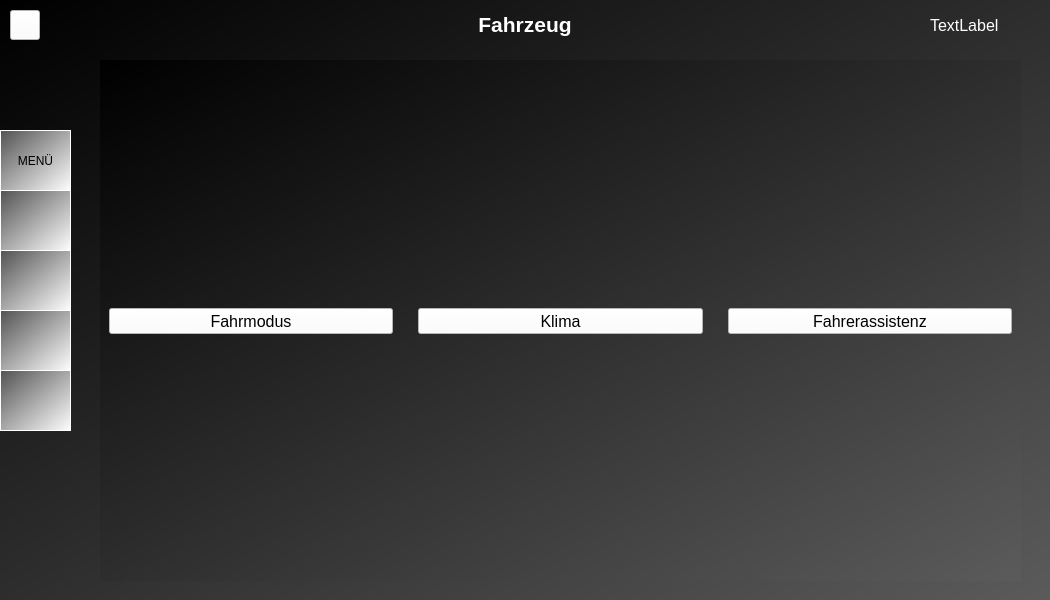
<?xml version="1.0" encoding="UTF-8"?>
<ui version="4.0">
 <class>VehicleWidget</class>
 <widget class="QWidget" name="VehicleWidget">
  <property name="geometry">
   <rect>
    <x>0</x>
    <y>0</y>
    <width>1050</width>
    <height>600</height>
   </rect>
  </property>
  <property name="windowTitle">
   <string>Form</string>
  </property>
  <property name="styleSheet">
   <string notr="true">background-color: qlineargradient(spread:pad, x1:0, y1:0, x2:1, y2:1, stop:0 rgba(0, 0, 0, 255), stop:1 rgba(91, 91, 91, 255));</string>
  </property>
  <widget class="QLabel" name="label">
   <property name="geometry">
    <rect>
     <x>455</x>
     <y>5</y>
     <width>140</width>
     <height>40</height>
    </rect>
   </property>
   <property name="styleSheet">
    <string notr="true">background: transparent;
color: rgb(255, 255, 255);</string>
   </property>
   <property name="text">
    <string>&lt;html&gt;&lt;head/&gt;&lt;body&gt;&lt;p align=&quot;center&quot;&gt;&lt;span style=&quot; font-size:16pt; font-weight:600; color:#ffffff;&quot;&gt;Fahrzeug&lt;/span&gt;&lt;/p&gt;&lt;/body&gt;&lt;/html&gt;</string>
   </property>
  </widget>
  <widget class="QLabel" name="label_date_time">
   <property name="geometry">
    <rect>
     <x>930</x>
     <y>5</y>
     <width>100</width>
     <height>40</height>
    </rect>
   </property>
   <property name="font">
    <font>
     <pointsize>12</pointsize>
    </font>
   </property>
   <property name="styleSheet">
    <string notr="true">background-color: transparent;
color: rgb(255, 255, 255);</string>
   </property>
   <property name="text">
    <string>TextLabel</string>
   </property>
  </widget>
  <widget class="QPushButton" name="HomeButton">
   <property name="geometry">
    <rect>
     <x>10</x>
     <y>10</y>
     <width>30</width>
     <height>30</height>
    </rect>
   </property>
   <property name="styleSheet">
    <string notr="true">background-color: rgb(255, 255, 255);</string>
   </property>
   <property name="text">
    <string/>
   </property>
   <property name="icon">
    <iconset resource="../Images.qrc">
     <normaloff>:/Images/Home.png</normaloff>:/Images/Home.png</iconset>
   </property>
  </widget>
  <widget class="QPushButton" name="pb_Navigation">
   <property name="geometry">
    <rect>
     <x>0</x>
     <y>370</y>
     <width>71</width>
     <height>61</height>
    </rect>
   </property>
   <property name="styleSheet">
    <string notr="true">background-color: qlineargradient(spread:pad, x1:0, y1:0, x2:1, y2:1, stop:0 rgba(81, 81, 81, 255), stop:1 rgba(255, 255, 255, 255));
border-color: rgb(255, 255, 255);
border-width: 1.2px; 
border-style:inset; 
color: rgb(255, 255, 255);</string>
   </property>
   <property name="text">
    <string/>
   </property>
   <property name="icon">
    <iconset resource="../Images.qrc">
     <normaloff>:/Images/icon_navigation.png</normaloff>:/Images/icon_navigation.png</iconset>
   </property>
   <property name="iconSize">
    <size>
     <width>40</width>
     <height>40</height>
    </size>
   </property>
  </widget>
  <widget class="QPushButton" name="pb_Menu">
   <property name="geometry">
    <rect>
     <x>0</x>
     <y>130</y>
     <width>71</width>
     <height>61</height>
    </rect>
   </property>
   <property name="styleSheet">
    <string notr="true">background-color: qlineargradient(spread:pad, x1:0, y1:0, x2:1, y2:1, stop:0 rgba(81, 81, 81, 255), stop:1 rgba(255, 255, 255, 255));
border-color: rgb(255, 255, 255);
border-width: 1.2px; 
border-style:inset; 
color: rgb(0, 0, 0)</string>
   </property>
   <property name="text">
    <string>MENÜ</string>
   </property>
  </widget>
  <widget class="QPushButton" name="pb_Media">
   <property name="geometry">
    <rect>
     <x>0</x>
     <y>250</y>
     <width>71</width>
     <height>61</height>
    </rect>
   </property>
   <property name="styleSheet">
    <string notr="true">background-color: qlineargradient(spread:pad, x1:0, y1:0, x2:1, y2:1, stop:0 rgba(81, 81, 81, 255), stop:1 rgba(255, 255, 255, 255));
border-color: rgb(255, 255, 255);
border-width: 1.2px; 
border-style:inset; 
color: rgb(255, 255, 255);</string>
   </property>
   <property name="text">
    <string/>
   </property>
   <property name="icon">
    <iconset resource="../Images.qrc">
     <normaloff>:/Images/music_icon_2.png</normaloff>:/Images/music_icon_2.png</iconset>
   </property>
   <property name="iconSize">
    <size>
     <width>40</width>
     <height>40</height>
    </size>
   </property>
  </widget>
  <widget class="QPushButton" name="pb_Phone">
   <property name="geometry">
    <rect>
     <x>0</x>
     <y>310</y>
     <width>71</width>
     <height>61</height>
    </rect>
   </property>
   <property name="styleSheet">
    <string notr="true">background-color: qlineargradient(spread:pad, x1:0, y1:0, x2:1, y2:1, stop:0 rgba(81, 81, 81, 255), stop:1 rgba(255, 255, 255, 255));
border-color: rgb(255, 255, 255);
border-width: 1.2px; 
border-style:inset; 
color: rgb(255, 255, 255);</string>
   </property>
   <property name="text">
    <string/>
   </property>
   <property name="icon">
    <iconset resource="../Images.qrc">
     <normaloff>:/Images/phone_icon_1.png</normaloff>:/Images/phone_icon_1.png</iconset>
   </property>
   <property name="iconSize">
    <size>
     <width>40</width>
     <height>40</height>
    </size>
   </property>
  </widget>
  <widget class="QPushButton" name="pb_Radio">
   <property name="geometry">
    <rect>
     <x>0</x>
     <y>190</y>
     <width>71</width>
     <height>61</height>
    </rect>
   </property>
   <property name="styleSheet">
    <string notr="true">background-color: qlineargradient(spread:pad, x1:0, y1:0, x2:1, y2:1, stop:0 rgba(81, 81, 81, 255), stop:1 rgba(255, 255, 255, 255));
border-color: rgb(255, 255, 255);
border-width: 1.2px; 
border-style:inset; 
color: rgb(255, 255, 255);</string>
   </property>
   <property name="text">
    <string/>
   </property>
   <property name="icon">
    <iconset resource="../Images.qrc">
     <normaloff>:/Images/radio_icon_1.png</normaloff>:/Images/radio_icon_1.png</iconset>
   </property>
   <property name="iconSize">
    <size>
     <width>40</width>
     <height>40</height>
    </size>
   </property>
  </widget>
  <widget class="QStackedWidget" name="stackedWidget">
   <property name="geometry">
    <rect>
     <x>100</x>
     <y>60</y>
     <width>921</width>
     <height>521</height>
    </rect>
   </property>
   <property name="currentIndex">
    <number>0</number>
   </property>
   <widget class="QWidget" name="page_start">
    <layout class="QGridLayout" name="gridLayout">
     <property name="horizontalSpacing">
      <number>25</number>
     </property>
     <item row="1" column="2">
      <widget class="QToolButton" name="toolButton_3">
       <property name="sizePolicy">
        <sizepolicy hsizetype="Preferred" vsizetype="Preferred">
         <horstretch>0</horstretch>
         <verstretch>0</verstretch>
        </sizepolicy>
       </property>
       <property name="font">
        <font>
         <pointsize>12</pointsize>
        </font>
       </property>
       <property name="styleSheet">
        <string notr="true">background-color: rgb(255, 255, 255);</string>
       </property>
       <property name="text">
        <string>Fahrerassistenz</string>
       </property>
       <property name="icon">
        <iconset resource="../Images.qrc">
         <normaloff>:/Images/Driver_Assistance_Icon.png</normaloff>:/Images/Driver_Assistance_Icon.png</iconset>
       </property>
       <property name="iconSize">
        <size>
         <width>87</width>
         <height>87</height>
        </size>
       </property>
       <property name="toolButtonStyle">
        <enum>Qt::ToolButtonTextUnderIcon</enum>
       </property>
      </widget>
     </item>
     <item row="1" column="1">
      <widget class="QToolButton" name="toolButton_2">
       <property name="sizePolicy">
        <sizepolicy hsizetype="Preferred" vsizetype="Preferred">
         <horstretch>0</horstretch>
         <verstretch>0</verstretch>
        </sizepolicy>
       </property>
       <property name="font">
        <font>
         <pointsize>12</pointsize>
         <weight>50</weight>
         <bold>false</bold>
        </font>
       </property>
       <property name="styleSheet">
        <string notr="true">background-color: rgb(255, 255, 255);</string>
       </property>
       <property name="text">
        <string>Klima</string>
       </property>
       <property name="icon">
        <iconset resource="../Images.qrc">
         <normaloff>:/Images/temperature_icon.png</normaloff>:/Images/temperature_icon.png</iconset>
       </property>
       <property name="iconSize">
        <size>
         <width>60</width>
         <height>80</height>
        </size>
       </property>
       <property name="toolButtonStyle">
        <enum>Qt::ToolButtonTextUnderIcon</enum>
       </property>
      </widget>
     </item>
     <item row="1" column="0">
      <widget class="QToolButton" name="toolButton">
       <property name="sizePolicy">
        <sizepolicy hsizetype="Preferred" vsizetype="Preferred">
         <horstretch>0</horstretch>
         <verstretch>0</verstretch>
        </sizepolicy>
       </property>
       <property name="font">
        <font>
         <pointsize>12</pointsize>
        </font>
       </property>
       <property name="styleSheet">
        <string notr="true">background-color: rgb(255, 255, 255);</string>
       </property>
       <property name="text">
        <string>Fahrmodus</string>
       </property>
       <property name="icon">
        <iconset resource="../Images.qrc">
         <normaloff>:/Images/Suspension_Image.png</normaloff>:/Images/Suspension_Image.png</iconset>
       </property>
       <property name="iconSize">
        <size>
         <width>83</width>
         <height>83</height>
        </size>
       </property>
       <property name="toolButtonStyle">
        <enum>Qt::ToolButtonTextUnderIcon</enum>
       </property>
      </widget>
     </item>
     <item row="0" column="0" colspan="3">
      <spacer name="verticalSpacer">
       <property name="orientation">
        <enum>Qt::Vertical</enum>
       </property>
       <property name="sizeHint" stdset="0">
        <size>
         <width>20</width>
         <height>40</height>
        </size>
       </property>
      </spacer>
     </item>
     <item row="2" column="0" colspan="3">
      <spacer name="verticalSpacer_2">
       <property name="orientation">
        <enum>Qt::Vertical</enum>
       </property>
       <property name="sizeHint" stdset="0">
        <size>
         <width>20</width>
         <height>40</height>
        </size>
       </property>
      </spacer>
     </item>
    </layout>
   </widget>
   <widget class="QWidget" name="page_driveMode">
    <layout class="QVBoxLayout" name="verticalLayout"/>
   </widget>
   <widget class="QWidget" name="page_climate">
    <layout class="QVBoxLayout" name="verticalLayout_2"/>
   </widget>
   <widget class="QWidget" name="page_driveAssistant">
    <layout class="QVBoxLayout" name="verticalLayout_3"/>
   </widget>
  </widget>
 </widget>
 <resources>
  <include location="../Images.qrc"/>
 </resources>
 <connections/>
</ui>
